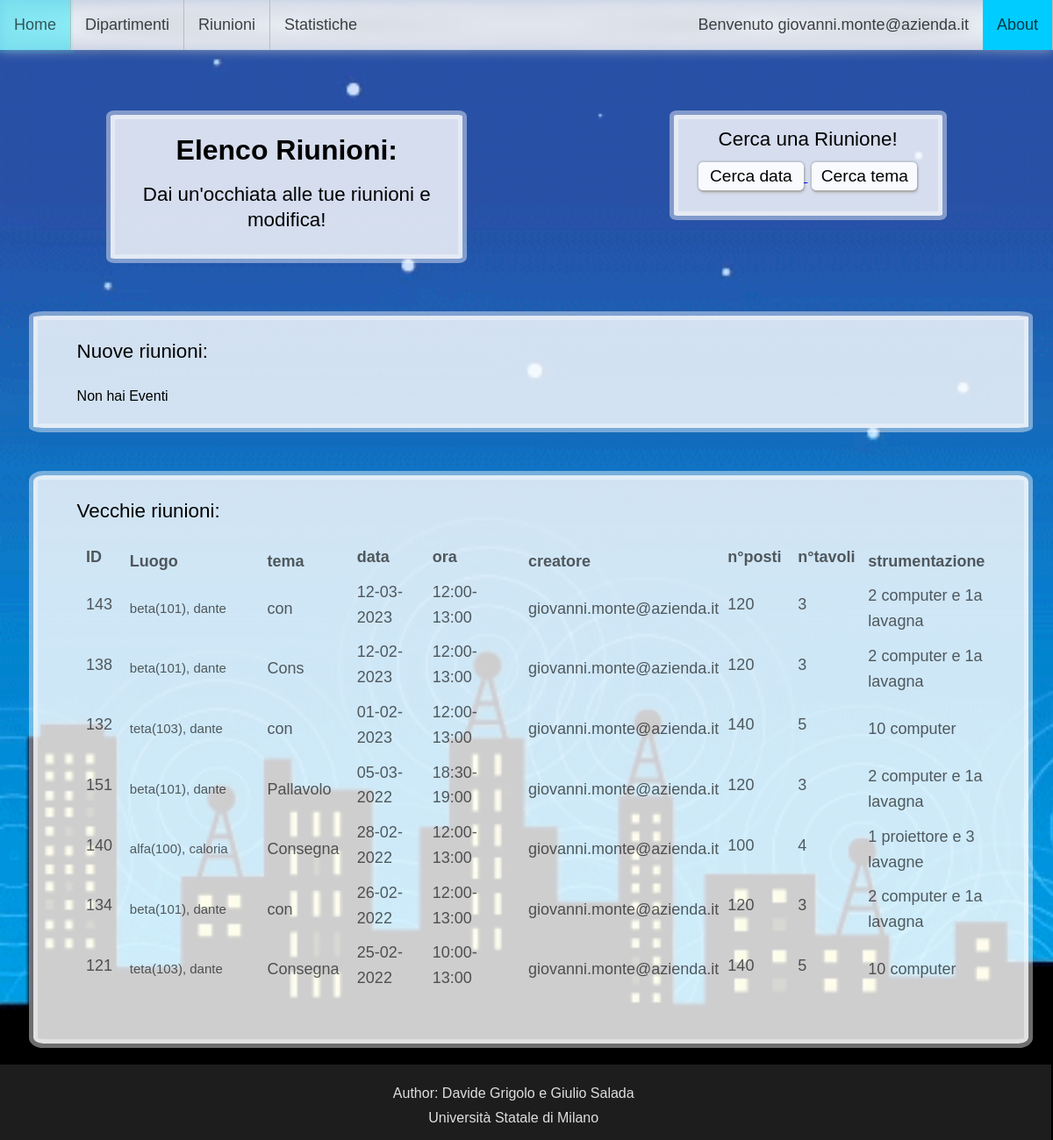
/Progetto/Frontend/ELENCOriun.php (signed in), run on the app's committed database.
### tables this page shows
CREATE TABLE `riunione` (
  `ID_Riunione` int(11) NOT NULL,
  `tema` varchar(50) DEFAULT '',
  `data` date DEFAULT NULL,
  `orario_inizio` time DEFAULT NULL,
  `orario_fine` time DEFAULT NULL,
  `email_creator` varchar(50) DEFAULT NULL,
  `ID_Sala` int(11) NOT NULL
);

CREATE TABLE `sala_riunione` (
  `ID_Sala` int(11) NOT NULL,
  `nome` varchar(50) NOT NULL,
  `n_posti` int(11) DEFAULT 0,
  `n_tavoli` int(11) DEFAULT 0,
  `n_computer` int(11) DEFAULT NULL,
  `n_proiettori` int(11) DEFAULT NULL,
  `n_lavagne` int(11) DEFAULT NULL,
  `nome_Dipartimento` varchar(50) NOT NULL
);

### Progetto/common/DBquery.php (called while the page is built, shortened)
<?php
function ELENCORiun_OLD($mail, $data){
  include "../Backend/DBconnect.php";
  $query = "SELECT *
  FROM (invitato RIGHT JOIN (sala_riunione NATURAL JOIN riunione) ON invitato.ID_Riunione = riunione.ID_Riunione)
  WHERE ( ( (riunione.email_creator = '$mail') OR ((invitato.accettazione='1' OR invitato.accettazione IS NULL) AND (invitato.email = '$mail')) )
  AND (riunione.data <= '$data') ) GROUP BY riunione.ID_Riunione
  ORDER BY riunione.data DESC, riunione.orario_inizio DESC;";
  $res = $cid->query($query)
    or die("<p>Impossibile eseguire query.</p>"
    . "<p>Codice errore " . $cid->errno
      . ": " . $cid->error) . "</p>";
  if ($res->num_rows > 0) {
    return $res;
  }
}
function ELENCOriun_IScreator($ID, $mail){
  include "../Backend/DBconnect.php";
  $query = "SELECT * FROM `riunione` WHERE (`ID_Riunione` = $ID AND email_creator ='$mail')";
  $res = $cid->query($query)
  or die("<p>Impossibile eseguire query.</p>"
  . "<p>Codice errore " . $cid->errno
    . ": " . $cid->error . $query) . "</p>";
if ($res->num_rows > 0) {
  return true;
} else {
  return false;
}
}
?>

### Progetto/frontend/ELENCOriun.php (the view, shortened to what this page needs)
<!DOCTYPE html>
<html>
    <head>
        <link rel="stylesheet" type="text/css" href="../CSS/sito.css">
        <link rel="stylesheet" type="text/css" href="../CSS/ELENCOriun.css">
    </head>
    <body>
        <?php session_start(); include "../Backend/PAGEcheck.php"; $mail = $_SESSION["logged"]; include "../common/NAVBar.php";
        include '../common/DBquery.php';?>
        <div class="DIVbox MAINtitle">
            <h1>Elenco Riunioni:</h1>
            <p style = "margin-bottom: 0px; font-size:140%;">Dai un'occhiata alle tue riunioni e modifica!</p>
        </div>
        <?php
                echo '
                <div class="DIVbox MAINtitle MAINtitleCERCA">
                    <p class = "pREG" style = "margin-bottom: 0px; margin-top: 3%; font-size:140%;">Cerca una Riunione!</p>
                    <a href="ELENCOriun_CERCAdata.php">
                        <input class="BTNreg" type="submit" value = "Cerca data" style = "width: 120px; padding: 5px; margin-top: 4%;"/>
                    </a>
                    <a href="ELENCOriun_CERCAtema.php">
                        <input class="BTNreg" type="submit" value = "Cerca tema" style = "width: 120px; margin-left: 5px; padding: 5px; margin-top: 4%;"/>
                    </a>
                </div>
                ';
        ?>
        <div class="DIVbox" style="text-align: left">
            <p style = "margin-left: 4%; font-size:140%;">Nuove riunioni:</p>
            <?php
            $res = MAINRiunioni($mail, date("Y/m/d"));
            $CHKinviti = 0;
            if ($res != NULL){
                echo '<table><tr>
                    <td ID=NUM>ID</td>
                    <td>Luogo</td>
                    <td>tema</td>
                    <td ID=NUM>data</td>
                    <td ID=NUM>ora</td>
                    <td>creatore</td>
                    <td ID=NUM>n°posti</td>
                    <td ID=NUM>n°tavoli</td>
                    <td>strumentazione</td>
                    </tr>';
                while($row = $res->fetch_assoc()) {
                    if ((   (date("Y/m/d", strtotime($row["data"])) > date("Y/m/d")) ||
                        (   (date("Y/m/d", strtotime($row["data"])) == date("Y/m/d")) &&
                        (date('H:i', strtotime($row["orario_inizio"])) >= (date('H:i')))))
                        && ((ELENCOriun_IScreator($row["ID_Riunione"], $mail)==true) ||
                            ($row["Accettazione"] == 1 && (ELENCOriun_IScreator($row["ID_Riunione"], $mail)!=true)))) {
                            if ($row["email_creator"] == $mail){
                                echo '<tr><form method="GET" action="../Backend/ELENCOriun_MOD.php?" style ="display: inline">';
                            } else {
                                echo '<tr>';
                            }
                            echo "<td ID=NUM>" . $row["ID_Riunione"] ."</td>";
                            if ($row["email_creator"] == $mail){
                                echo "<td ID=Luogo>
                                <details>
                                    <summary>" . $row["nome"]. "(".$row["ID_Sala"].")".  ", ". $row["nome_Dipartimento"] . "</summary>";
                                    echo '<select name="Sala" ID="Sala" onchange="EnableDisable()">';
                                    echo '<option disabled selected value> -- scegli una sala -- </option>';
                                    $res2 = ELENCOriun_Sala();
                                    if ($res != NULL){
                                        while($row2 = $res2->fetch_assoc()) {
                                            echo '<option value="' . $row2['ID_Sala'] . '">' . $row2['nome'] . ", " . $row2['nome_Dipartimento'].  '</option>';
                                        }
                                    }
                                    echo "</select>";
                                echo "</details>";
                            } else {
                                echo "<td ID=Luogo>" . $row["nome"]. "(".$row["ID_Sala"].")".  ", ". $row["nome_Dipartimento"] ."</td>";
                            }
                            if ($row["email_creator"] == $mail){
                                echo "<td>
                                <details>
                                    <summary>" . $row["tema"] . "</summary>";
                                    echo '<input type = "text" ID = "tema" name ="tema" onkeyup="EnableDisable()">';
                                echo "</details>";
                            } else {
                                echo "</td><td>" . $row["tema"];
                            }
                            if ($row["email_creator"] == $mail){
                                echo "</td><td ID=NUM>
                                <details>
                                    <summary>";
                                        if (date("Y", strtotime($row["data"]))==date("Y")){
                                            echo date("d-m", strtotime($row["data"]));
                                        }else{
                                            echo date("d-m-Y", strtotime($row["data"]));
                                        } echo "</summary>";
                                    echo '<input type = "date" value="" name = "data" ID = "data" onchange="EnableDisable()">';
                                echo "</details>";
                            } else {
                                echo "</td><td>";
                                if (date("Y", strtotime($row["data"]))==date("Y")){
                                    echo date("d-m", strtotime($row["data"]));
                                }else{
                                    echo date("d-m-Y", strtotime($row["data"]));
                                }
                            }
                            if ($row["email_creator"] == $mail){
                                echo "</td><td ID=NUM>
                                <details>
                                    <summary>" . date('H:i', strtotime($row["orario_inizio"])) ."-". date('H:i', strtotime($row["orario_fine"])) . "</summary>";
                                    echo '<input type="time" value="" ID = "orario_inizio" name="orario_inizio" onchange="EnableDisable()">';
                                    echo '<input type="time" value="" ID = "orario_fine" name="orario_fine" onchange="EnableDisable()">';
                                echo "</details>";
                            } else {
                                echo "</td><td ID=NUM>" . date('H:i', strtotime($row["orario_inizio"])) ."-". date('H:i', strtotime($row["orario_fine"])) ."</td>";
                            }
                            echo "<td>" . $row["email_creator"] ."</td>" .
                            "<td ID=NUM>" . $row["n_posti"] ."</td>" .
                            "<td ID=NUM>" . $row["n_tavoli"] ."</td>" .
                            "<td>";
                            if (empty($row['n_computer']) && empty($row['n_proiettori']) && empty($row['n_lavagne'])){
                            } else {
                                if (!empty($row['n_computer'])){
                                    echo " " . $row['n_computer'] . " computer";
                                }
                                if (!empty($row['n_proiettori'])){
                                    if (!empty($row['n_computer']) && !empty($row['n_lavagne'])){
                                        echo ",";
                                    } else if (!empty($row['n_computer'])){
                                        echo " e";
                                    }
                                    if ($row['n_proiettori'] == 1){ echo " 1" . " proiettore";
                                    } else { echo " " . $row['n_proiettori'] . " proiettori"; }
                                }
                                if (!empty($row['n_lavagne'])){
                                    if (!empty($row['n_computer']) || !empty($row['n_lavagne'])){
                                        echo " e";
                                    }
                                    if ($row['n_lavagne'] == 1){    echo " 1a" . " lavagna";
                                    } else { echo " " . $row['n_lavagne'] . "  lavagne"; }
                                }
                            }
                            echo "</td>";
                            if ($row["email_creator"] == $mail){
                                echo '<td><input id="btnSubmit" class="BTNreg" type="submit" name = "OK" style="font-size: smaller; visibility:hidden; width:45px; height: 40px">
                                </td>';
                                echo '<input type = "hidden" name = "ID" value = "' . $row["ID_Riunione"] . '" />
                                <input type = "hidden" name = "s_OLD" value = "' . $row["ID_Sala"] . '" />
                                <input type = "hidden" name = "t_OLD" value = "' . $row["tema"] . '" />
                                <input type = "hidden" name = "d_OLD" value = "' . $row["data"] . '" />
                                <input type = "hidden" name = "o1_OLD" value = "' . $row["orario_inizio"] . '" />
                                <input type = "hidden" name = "o2_OLD" value = "' . $row["orario_fine"] . '" />
                                </form>
                                <td><a href="../Backend/ELENCOriun_DEL.php?ID=' . $row["ID_Riunione"] . '">
                                    <input class="BTNreg" type="submit" value = "Cancella" style = "font-size: smaller; width: 70px; margin-top: 4%; height: 40px"
                                    onclick="return confirm(' . "'Vuoi veramente eliminare?'". ');"/>
                                </a></td>
                                <td><a href="../Frontend/ELENCOriun_Invitati.php?ID_R=' . $row["ID_Riunione"] . '">
                                    <input class="BTNreg" type="submit" value = "Invitati" style = "font-size: smaller; width: 50px; margin-top: 4%; height: 40px"
                                    onclick=""/>
                                </a></td></tr>';
                            } else {
                                echo "</tr>";
                            }
                            $CHKinviti = 1;
                        }
                }
                echo '</table>';
            } if ($CHKinviti == 0){ echo '<p style = "margin-left: 4%;">Non hai Eventi</p>'; }
        ?>
        </div>
        <div class="DIVbox" style="text-align: left">
            <p style = "margin-left: 4%; font-size:140%;">Vecchie riunioni:</p>
            <?php
            $res = ELENCOriun_OLD($mail, date("Y/m/d"));
            $CHKinviti = 0;
            if ($res != NULL){
                echo '<table><tr>
                    <td ID=NUM>ID</td>
                    <td>Luogo</td>
                    <td>tema</td>
                    <td ID=NUM>data</td>
                    <td ID=NUM>ora</td>
                    <td>creatore</td>
                    <td ID=NUM>n°posti</td>
                    <td ID=NUM>n°tavoli</td>
                    <td>strumentazione</td>
                    </tr>';
                while($row = $res->fetch_assoc()) {
                    if ((   (date("Y/m/d", strtotime($row["data"])) < date("Y/m/d")) ||
                        (   (date("Y/m/d", strtotime($row["data"])) == date("Y/m/d")) &&
                        (date('H:i', strtotime($row["orario_inizio"])) <= (date('H:i')))))
                        && ((ELENCOriun_IScreator($row["ID_Riunione"], $mail)) ||
                        ($row["Accettazione"] == 1 && (ELENCOriun_IScreator($row["ID_Riunione"], $mail)!=true)))) {
                            echo "<tr>
                            <td ID=NUM>" . $row["ID_Riunione"] ."</td>" .
                            "<td ID=Luogo>" . $row["nome"]. "(".$row["ID_Sala"].")".  ", ". $row["nome_Dipartimento"] ."</td>" .
                            "<td>" . $row["tema"] ."</td>" .
                            "<td ID=NUM>" . date("d-m-Y", strtotime($row["data"])) ."</td>" .
                            "<td ID=NUM>" . date('H:i', strtotime($row["orario_inizio"])) ."-". date('H:i', strtotime($row["orario_fine"])) ."</td>" .
                            "<td>" . $row["email_creator"] ."</td>" .
                            "<td ID=NUM>" . $row["n_posti"] ."</td>" .
                            "<td ID=NUM>" . $row["n_tavoli"] ."</td>" .
                            "<td>";
                            if (empty($row['n_computer']) && empty($row['n_proiettori']) && empty($row['n_lavagne'])){
                            } else {
                                if (!empty($row['n_computer'])){
                                    echo " " . $row['n_computer'] . " computer";
                                }
                                if (!empty($row['n_proiettori'])){
                                    if ($row['n_proiettori'] == 1){ echo " 1" . " proiettore";
                                    } else { echo " " . $row['n_proiettori'] . " proiettori"; }
                                }
                                if (!empty($row['n_lavagne'])){
                                    if (!empty($row['n_computer']) || !empty($row['n_lavagne'])){
                                        echo " e";
                                    }
                                    if ($row['n_lavagne'] == 1){    echo " 1a" . " lavagna";
                                    } else { echo " " . $row['n_lavagne'] . "  lavagne"; }
                                }
                            }
                            echo "</td></tr>";
                            $CHKinviti = 1;
                        }
                }
                echo '</table>';
            } if ($CHKinviti == 0){ echo '<p style = "margin-left: 4%;">Non hai Eventi</p>'; }
            ?>
        </div>
    </body>
</html>

### data on the page
riunione: ID_Riunione "143", ID_Sala.nome "beta", ID_Sala.ID_Sala "101", ID_Sala.nome_Dipartimento "dante", tema "con", data "12-03-2023", orario_inizio "12:00", orario_fine "13:00", email_creator "giovanni.monte@azienda.it", ID_Sala.n_posti "120", ID_Sala.n_tavoli "3", ID_Sala.n_computer "2", shows "1a"
riunione: ID_Riunione "138", ID_Sala.nome "beta", ID_Sala.ID_Sala "101", ID_Sala.nome_Dipartimento "dante", tema "Cons", data "12-02-2023", orario_inizio "12:00", orario_fine "13:00", email_creator "giovanni.monte@azienda.it", ID_Sala.n_posti "120", ID_Sala.n_tavoli "3", ID_Sala.n_computer "2", shows "1a"
riunione: ID_Riunione "132", ID_Sala.nome "teta", ID_Sala.ID_Sala "103", ID_Sala.nome_Dipartimento "dante", tema "con", data "01-02-2023", orario_inizio "12:00", orario_fine "13:00", email_creator "giovanni.monte@azienda.it", ID_Sala.n_posti "140", ID_Sala.n_tavoli "5", ID_Sala.n_computer "10"
riunione: ID_Riunione "151", ID_Sala.nome "beta", ID_Sala.ID_Sala "101", ID_Sala.nome_Dipartimento "dante", tema "Pallavolo", data "05-03-2022", orario_inizio "18:30", orario_fine "19:00", email_creator "giovanni.monte@azienda.it", ID_Sala.n_posti "120", ID_Sala.n_tavoli "3", ID_Sala.n_computer "2", shows "1a"
riunione: ID_Riunione "140", ID_Sala.nome "alfa", ID_Sala.ID_Sala "100", ID_Sala.nome_Dipartimento "caloria", tema "Consegna", data "28-02-2022", orario_inizio "12:00", orario_fine "13:00", email_creator "giovanni.monte@azienda.it", ID_Sala.n_posti "100", ID_Sala.n_tavoli "4", shows "proiettore", ID_Sala.n_lavagne "3"
riunione: ID_Riunione "134", ID_Sala.nome "beta", ID_Sala.ID_Sala "101", ID_Sala.nome_Dipartimento "dante", tema "con", data "26-02-2022", orario_inizio "12:00", orario_fine "13:00", email_creator "giovanni.monte@azienda.it", ID_Sala.n_posti "120", ID_Sala.n_tavoli "3", ID_Sala.n_computer "2", shows "1a"
riunione: ID_Riunione "121", ID_Sala.nome "teta", ID_Sala.ID_Sala "103", ID_Sala.nome_Dipartimento "dante", tema "Consegna", data "25-02-2022", orario_inizio "10:00", orario_fine "13:00", email_creator "giovanni.monte@azienda.it", ID_Sala.n_posti "140", ID_Sala.n_tavoli "5", ID_Sala.n_computer "10"

### other printed values
$mail "giovanni.monte@azienda.it"
